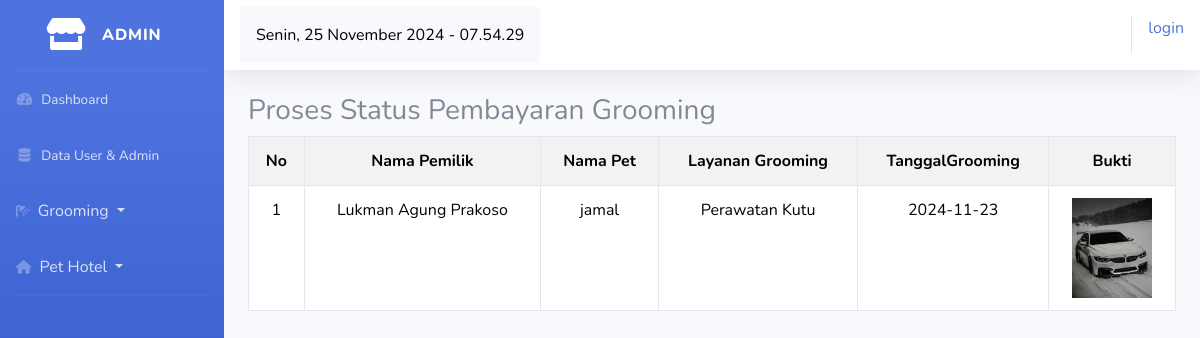
The page /index.php/admin/transaction_grooming/tampil_pembayaran on the database its author committed.
### tables this page shows
CREATE TABLE `transaction_grooming` (
  `transaction_id` int(11) NOT NULL,
  `user_id` int(3) NOT NULL,
  `grooming_id` int(3) NOT NULL,
  `id_cat` varchar(10) NOT NULL,
  `bank` varchar(10) NOT NULL,
  `notes` text NOT NULL,
  `date` date NOT NULL,
  `transaction_date` timestamp NOT NULL DEFAULT current_timestamp() ON UPDATE current_timestamp(),
  `payment_due_date` timestamp NOT NULL DEFAULT current_timestamp() ON UPDATE current_timestamp(),
  `status` varchar(20) NOT NULL DEFAULT 'Belum Terbayar',
  `image` varchar(50) NOT NULL
);

CREATE TABLE `users` (
  `user_id` int(11) NOT NULL,
  `name` varchar(100) NOT NULL,
  `email` varchar(100) NOT NULL,
  `password` varchar(30) NOT NULL,
  `phone` varchar(15) NOT NULL,
  `address` text NOT NULL,
  `image` varchar(50) NOT NULL,
  `role_id` tinyint(1) NOT NULL
);

CREATE TABLE `cats` (
  `cat_id` int(11) NOT NULL,
  `user_id` int(5) NOT NULL,
  `name` varchar(50) NOT NULL,
  `breed` varchar(50) NOT NULL,
  `age` int(2) NOT NULL,
  `gender` varchar(10) NOT NULL,
  `sertivikat` varchar(50) NOT NULL,
  `image` varchar(50) NOT NULL
);

CREATE TABLE `service_grooming` (
  `id_grooming` int(11) NOT NULL,
  `name` varchar(50) NOT NULL,
  `layanan` varchar(50) NOT NULL,
  `description` text NOT NULL,
  `price` int(11) NOT NULL,
  `image` varchar(20) NOT NULL
);

### application/controllers/admin/transaction_grooming.php (called while the page is built, shortened)
<?php
	class Transaction_grooming extends CI_Controller {
		public function tampil_pembayaran() {
			$data['transaksi'] = $this->model_transaction_grooming->tampil_data_pembayaran();
			$this->load->view('tamplates_admin/header');
			$this->load->view('tamplates_admin/sidebar');
			$this->load->view('admin/pembayaran/proses_pembayaran', $data);
			$this->load->view('tamplates_admin/footer');
		}
	}
?>

### index.php (called while the page is built, shortened)
<?php
require_once BASEPATH.'core/CodeIgniter.php';

### application/models/admin/model_transaction_grooming.php (called while the page is built, shortened)
<?php
	class model_transaction_grooming extends CI_Model {
		public function tampil_data_pembayaran() {
			$this->db->select('transaction_grooming.*,users.name as user_name, cats.name as cat_name, service_grooming.name as grooming_name');
			$this->db->from('transaction_grooming');
			$this->db->join('users', 'users.user_id = transaction_grooming.user_id');
			$this->db->join('cats', 'cats.cat_id = transaction_grooming.id_cat');
			$this->db->join('service_grooming', 'service_grooming.id_grooming = transaction_grooming.grooming_id');
			$this->db->where('transaction_grooming.status', 'proses');
			$result = $this->db->get();
			return $result->result();
		}
	}
?>

### application/views/admin/pembayaran/proses_pembayaran.php (the view, shortened to what this page needs)
<div class="container-fluid">
	<h3>Proses Status Pembayaran Grooming</h3>
	<table class="table table-bordered table-hover table-striped text-center">
		<tr>
			<th>No</th>
			<th>Nama Pemilik</th>
			<th>Nama Pet</th>
			<th>Layanan Grooming</th>
			<th>TanggalGrooming</th>
			<th>Bukti</th>
		</tr>
		<?php if(empty($transaksi)): ?>
            <tr>
                <td colspan="7" class="text-center">Tidak ada transaksi</td>
            </tr>
        <?php else: ?>
			<?php $no = 1; ?>
			<?php foreach ($transaksi as $tr) :?>
				<tr>
					<td><?php echo $no++ ?></td>
					<td><?php echo $tr->user_name ?></td>
					<td><?php echo $tr->cat_name;?></td>
					<td><?php echo $tr->grooming_name ?></td>
					<td><?php echo $tr->date ?></td>
					<td>
						<a href="#" data-bs-toggle="modal" data-bs-target="#imageModal<?php echo $tr->transaction_id; ?>">
							<img style="height: 100px; width: 80px;" src="<?php echo base_url().'././assets/bukti/'.$tr->image?>" alt="">
						</a>
					</td>
				</tr>
			<?php endforeach; ?>
		<?php endif; ?>
	</table>
</div>

### rows shown on the page
transaction_grooming: user.name "Lukman Agung Prakoso", id_cat.name "jamal", service_grooming.name "Perawatan Kutu", date "2024-11-23", image (picture)

### other values the page prints
anchor('auth/login', 'login') "login"
